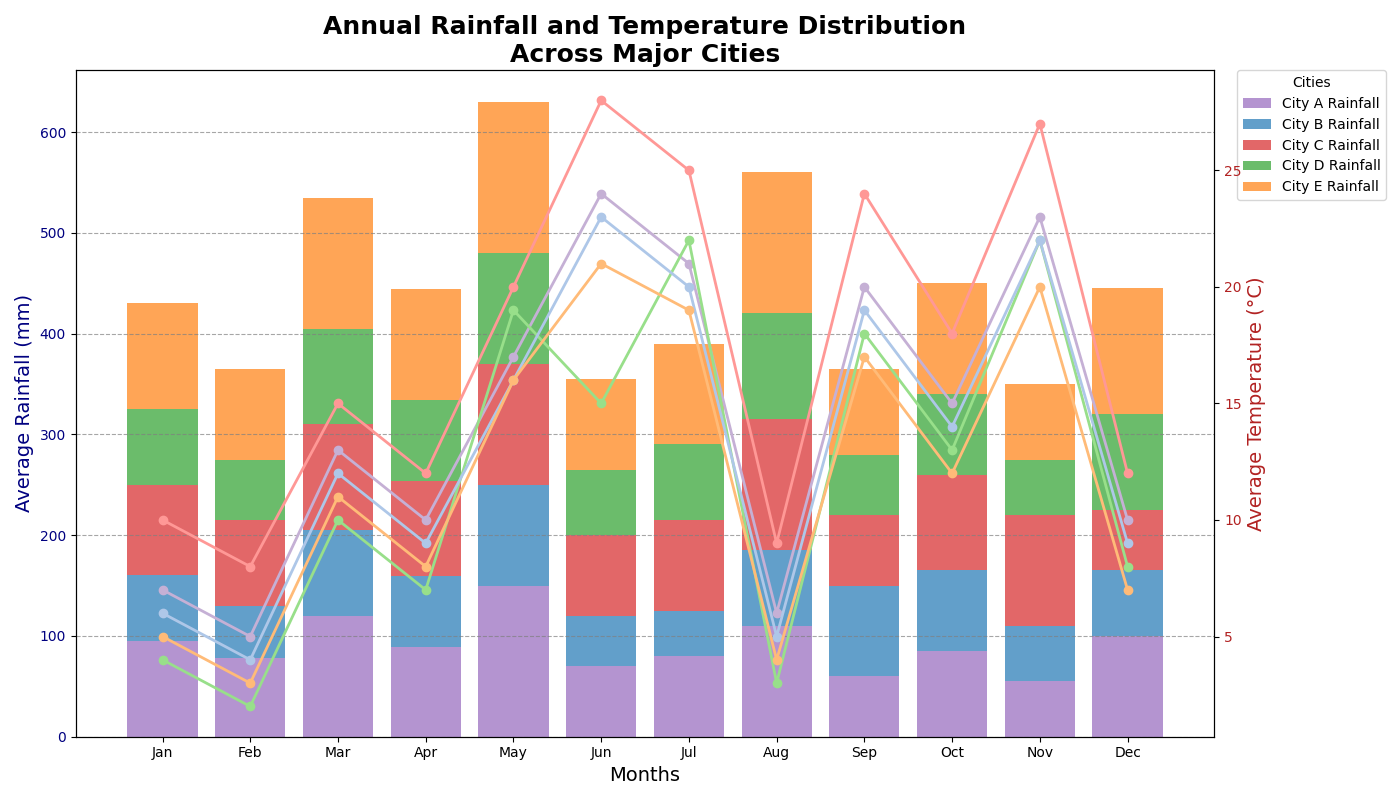

Source code (Python):
import matplotlib.pyplot as plt
import numpy as np

cities = ['City A', 'City B', 'City C', 'City D', 'City E']
months = ['Jan', 'Feb', 'Mar', 'Apr', 'May', 'Jun', 'Jul', 'Aug', 'Sep', 'Oct', 'Nov', 'Dec']

rainfall_data = np.array([
    [95, 78, 120, 89, 150, 70, 80, 110, 60, 85, 55, 100],
    [65, 52, 85, 70, 100, 50, 45, 75, 90, 80, 55, 65],
    [90, 85, 105, 95, 120, 80, 90, 130, 70, 95, 110, 60],
    [75, 60, 95, 80, 110, 65, 75, 105, 60, 80, 55, 95],
    [105, 90, 130, 110, 150, 90, 100, 140, 85, 110, 75, 125]
])

temperature_data = np.array([
    [7, 5, 13, 10, 17, 24, 21, 6, 20, 15, 23, 10],
    [4, 2, 10, 7, 19, 15, 22, 3, 18, 13, 22, 8],
    [10, 8, 15, 12, 20, 28, 25, 9, 24, 18, 27, 12],
    [6, 4, 12, 9, 16, 23, 20, 5, 19, 14, 22, 9],
    [5, 3, 11, 8, 16, 21, 19, 4, 17, 12, 20, 7]
])

# Shuffled colors
color_rainfall = ['#9467bd', '#1f77b4', '#d62728', '#2ca02c', '#ff7f0e']
color_temperature = ['#c5b0d5', '#98df8a', '#ff9896', '#aec7e8', '#ffbb78']

fig, ax1 = plt.subplots(figsize=(14, 8))

bottoms = np.zeros(len(months))
for idx, city in enumerate(cities):
    ax1.bar(months, rainfall_data[idx], bottom=bottoms, color=color_rainfall[idx], alpha=0.7, label=f'{city} Rainfall')
    bottoms += rainfall_data[idx]

ax1.set_title('Annual Rainfall and Temperature Distribution\nAcross Major Cities', fontsize=18, fontweight='bold')
ax1.set_xlabel('Months', fontsize=14)
ax1.set_ylabel('Average Rainfall (mm)', fontsize=14, color='navy')
ax1.yaxis.grid(True, linestyle='--', color='gray', alpha=0.7)
ax1.tick_params(axis='y', labelcolor='navy')
ax1.legend(loc='upper left', title='Cities', bbox_to_anchor=(1.02, 1), borderaxespad=0.)

ax2 = ax1.twinx()
for idx, city in enumerate(cities):
    ax2.plot(months, temperature_data[idx], marker='o', color=color_temperature[idx], linestyle='-', linewidth=2, markersize=6, label=f'{city} Temperature')

ax2.set_ylabel('Average Temperature (°C)', fontsize=14, color='firebrick')
ax2.tick_params(axis='y', labelcolor='firebrick')

fig.tight_layout()
plt.show()
